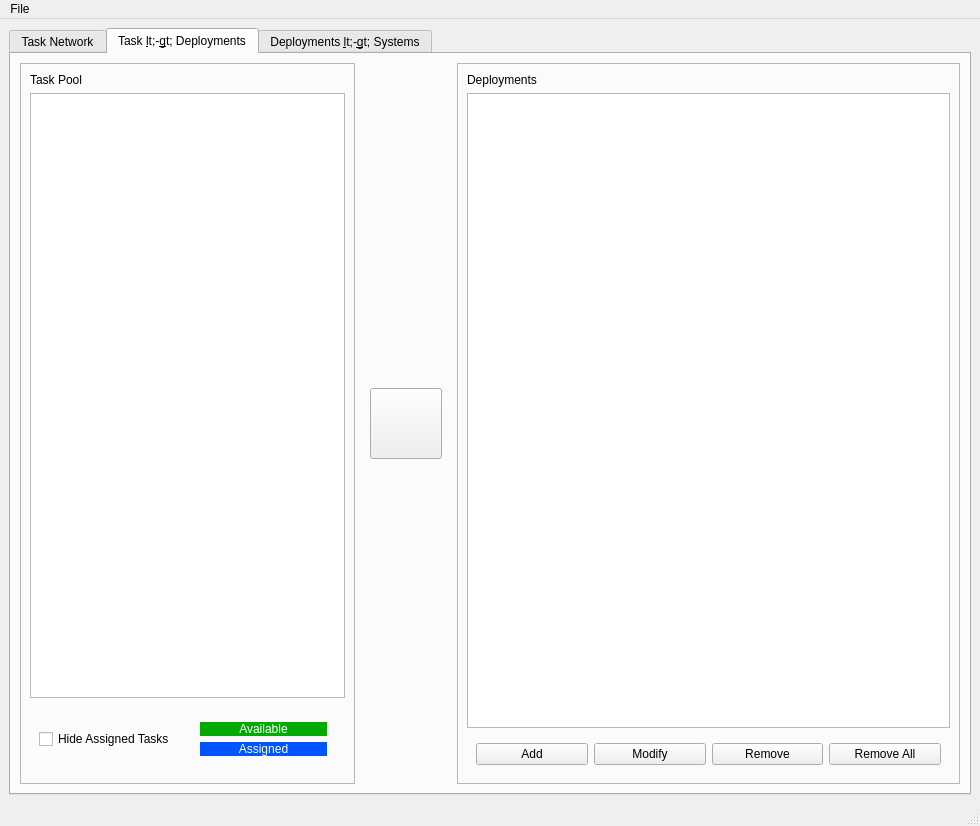
<?xml version="1.0" encoding="UTF-8"?>
<ui version="4.0">
 <class>MainWindow</class>
 <widget class="QMainWindow" name="MainWindow">
  <property name="geometry">
   <rect>
    <x>0</x>
    <y>0</y>
    <width>980</width>
    <height>826</height>
   </rect>
  </property>
  <property name="windowTitle">
   <string>MainWindow</string>
  </property>
  <widget class="QWidget" name="centralwidget">
   <layout class="QVBoxLayout" name="verticalLayout_2">
    <item>
     <widget class="QTabWidget" name="tabWidget">
      <property name="autoFillBackground">
       <bool>false</bool>
      </property>
      <property name="currentIndex">
       <number>1</number>
      </property>
      <widget class="QWidget" name="tab">
       <attribute name="title">
        <string>Task Network</string>
       </attribute>
       <layout class="QHBoxLayout" name="horizontalLayout">
        <item>
         <widget class="QWidget" name="widget_3" native="true">
          <layout class="QVBoxLayout" name="verticalLayout_3">
           <item>
            <widget class="QFrame" name="PanelOSGControl">
             <property name="sizePolicy">
              <sizepolicy hsizetype="Preferred" vsizetype="Fixed">
               <horstretch>0</horstretch>
               <verstretch>0</verstretch>
              </sizepolicy>
             </property>
             <property name="minimumSize">
              <size>
               <width>0</width>
               <height>30</height>
              </size>
             </property>
             <property name="frameShape">
              <enum>QFrame::NoFrame</enum>
             </property>
             <property name="frameShadow">
              <enum>QFrame::Raised</enum>
             </property>
             <layout class="QGridLayout" name="gridLayout">
              <item row="0" column="0">
               <widget class="QToolButton" name="toolButton">
                <property name="text">
                 <string>...</string>
                </property>
                <property name="icon">
                 <iconset resource="../../../../../../Documents/Projekte/D-Rock/Modeling/DRockGui/Icons.qrc">
                  <normaloff>:/icons/Images/linegraph_64px.png</normaloff>:/icons/Images/linegraph_64px.png</iconset>
                </property>
                <property name="iconSize">
                 <size>
                  <width>32</width>
                  <height>32</height>
                 </size>
                </property>
               </widget>
              </item>
              <item row="0" column="1">
               <widget class="QToolButton" name="toolButton_4">
                <property name="text">
                 <string>...</string>
                </property>
                <property name="icon">
                 <iconset resource="../../../../../../Documents/Projekte/D-Rock/Modeling/DRockGui/Icons.qrc">
                  <normaloff>:/icons/Images/tools_64px.png</normaloff>:/icons/Images/tools_64px.png</iconset>
                </property>
                <property name="iconSize">
                 <size>
                  <width>32</width>
                  <height>32</height>
                 </size>
                </property>
               </widget>
              </item>
              <item row="0" column="2">
               <widget class="QToolButton" name="toolButton_5">
                <property name="text">
                 <string>...</string>
                </property>
                <property name="icon">
                 <iconset resource="../../../../../../Documents/Projekte/D-Rock/Modeling/DRockGui/Icons.qrc">
                  <normaloff>:/icons/Images/global_64px.png</normaloff>:/icons/Images/global_64px.png</iconset>
                </property>
                <property name="iconSize">
                 <size>
                  <width>32</width>
                  <height>32</height>
                 </size>
                </property>
               </widget>
              </item>
             </layout>
            </widget>
           </item>
           <item>
            <widget class="QWidget" name="OSG_Widget" native="true">
             <property name="styleSheet">
              <string notr="true">background-color: rgb(255, 255, 255);</string>
             </property>
            </widget>
           </item>
          </layout>
         </widget>
        </item>
        <item>
         <widget class="QFrame" name="PanelTaskControl">
          <property name="sizePolicy">
           <sizepolicy hsizetype="Fixed" vsizetype="Preferred">
            <horstretch>0</horstretch>
            <verstretch>0</verstretch>
           </sizepolicy>
          </property>
          <property name="minimumSize">
           <size>
            <width>250</width>
            <height>0</height>
           </size>
          </property>
          <property name="frameShape">
           <enum>QFrame::StyledPanel</enum>
          </property>
          <property name="frameShadow">
           <enum>QFrame::Raised</enum>
          </property>
          <layout class="QVBoxLayout" name="verticalLayout">
           <item>
            <widget class="QToolBox" name="toolBox">
             <property name="currentIndex">
              <number>0</number>
             </property>
             <widget class="QWidget" name="page_5">
              <property name="geometry">
               <rect>
                <x>0</x>
                <y>0</y>
                <width>98</width>
                <height>28</height>
               </rect>
              </property>
              <attribute name="label">
               <string>Connectors</string>
              </attribute>
             </widget>
             <widget class="QWidget" name="page">
              <property name="geometry">
               <rect>
                <x>0</x>
                <y>0</y>
                <width>98</width>
                <height>28</height>
               </rect>
              </property>
              <attribute name="label">
               <string>Sensors</string>
              </attribute>
             </widget>
             <widget class="QWidget" name="page_2">
              <property name="geometry">
               <rect>
                <x>0</x>
                <y>0</y>
                <width>98</width>
                <height>28</height>
               </rect>
              </property>
              <attribute name="label">
               <string>Actuators</string>
              </attribute>
             </widget>
             <widget class="QWidget" name="page_3">
              <property name="geometry">
               <rect>
                <x>0</x>
                <y>0</y>
                <width>98</width>
                <height>28</height>
               </rect>
              </property>
              <attribute name="label">
               <string>Image Processing</string>
              </attribute>
             </widget>
             <widget class="QWidget" name="page_4">
              <property name="geometry">
               <rect>
                <x>0</x>
                <y>0</y>
                <width>98</width>
                <height>28</height>
               </rect>
              </property>
              <attribute name="label">
               <string>Others</string>
              </attribute>
             </widget>
            </widget>
           </item>
           <item>
            <widget class="QWidget" name="widget_2" native="true">
             <property name="minimumSize">
              <size>
               <width>0</width>
               <height>0</height>
              </size>
             </property>
             <layout class="QHBoxLayout" name="horizontalLayout_2">
              <item>
               <widget class="QPushButton" name="pushButton">
                <property name="text">
                 <string>Add...</string>
                </property>
               </widget>
              </item>
              <item>
               <widget class="QPushButton" name="pushButton_2">
                <property name="text">
                 <string>Remove</string>
                </property>
               </widget>
              </item>
             </layout>
            </widget>
           </item>
          </layout>
         </widget>
        </item>
       </layout>
      </widget>
      <widget class="QWidget" name="tab_3">
       <attribute name="title">
        <string>Task &lt;-&gt; Deployments</string>
       </attribute>
       <layout class="QHBoxLayout" name="horizontalLayout_3">
        <item>
         <widget class="QFrame" name="frame">
          <property name="sizePolicy">
           <sizepolicy hsizetype="Preferred" vsizetype="Preferred">
            <horstretch>4</horstretch>
            <verstretch>0</verstretch>
           </sizepolicy>
          </property>
          <property name="styleSheet">
           <string notr="true"/>
          </property>
          <property name="frameShape">
           <enum>QFrame::StyledPanel</enum>
          </property>
          <property name="frameShadow">
           <enum>QFrame::Raised</enum>
          </property>
          <layout class="QVBoxLayout" name="verticalLayout_4">
           <item>
            <widget class="QLabel" name="label">
             <property name="text">
              <string>Task Pool</string>
             </property>
            </widget>
           </item>
           <item>
            <widget class="QListWidget" name="listWidget"/>
           </item>
           <item>
            <widget class="QWidget" name="widget" native="true">
             <layout class="QHBoxLayout" name="horizontalLayout_4">
              <item>
               <widget class="QCheckBox" name="checkBox">
                <property name="text">
                 <string>Hide Assigned Tasks</string>
                </property>
               </widget>
              </item>
              <item>
               <widget class="QWidget" name="widget_4" native="true">
                <layout class="QVBoxLayout" name="verticalLayout_5">
                 <item>
                  <widget class="QLabel" name="label_3">
                   <property name="styleSheet">
                    <string notr="true">background-color: rgb(0, 170, 0);
color: rgb(255, 255, 255);
font: 75 11pt &quot;Arial&quot;;</string>
                   </property>
                   <property name="text">
                    <string>Available</string>
                   </property>
                   <property name="alignment">
                    <set>Qt::AlignCenter</set>
                   </property>
                  </widget>
                 </item>
                 <item>
                  <widget class="QLabel" name="label_2">
                   <property name="styleSheet">
                    <string notr="true">background-color: rgb(0, 85, 255);
color: rgb(255, 255, 255);
font: 75 11pt &quot;Arial&quot;;</string>
                   </property>
                   <property name="text">
                    <string>Assigned</string>
                   </property>
                   <property name="alignment">
                    <set>Qt::AlignCenter</set>
                   </property>
                  </widget>
                 </item>
                </layout>
               </widget>
              </item>
             </layout>
            </widget>
           </item>
          </layout>
         </widget>
        </item>
        <item>
         <widget class="QFrame" name="PanelTaskDeploymentManagement">
          <property name="sizePolicy">
           <sizepolicy hsizetype="Preferred" vsizetype="Preferred">
            <horstretch>1</horstretch>
            <verstretch>0</verstretch>
           </sizepolicy>
          </property>
          <property name="frameShape">
           <enum>QFrame::NoFrame</enum>
          </property>
          <property name="frameShadow">
           <enum>QFrame::Raised</enum>
          </property>
          <layout class="QGridLayout" name="gridLayout_2">
           <item row="0" column="0">
            <widget class="QToolButton" name="toolButton_6">
             <property name="text">
              <string/>
             </property>
             <property name="icon">
              <iconset resource="../../../../../../Documents/Projekte/D-Rock/Modeling/DRockGui/Icons.qrc">
               <normaloff>:/icons/Images/Reset.png</normaloff>:/icons/Images/Reset.png</iconset>
             </property>
             <property name="iconSize">
              <size>
               <width>64</width>
               <height>64</height>
              </size>
             </property>
            </widget>
           </item>
          </layout>
         </widget>
        </item>
        <item>
         <widget class="QFrame" name="PanelDeploymentControl">
          <property name="sizePolicy">
           <sizepolicy hsizetype="Preferred" vsizetype="Preferred">
            <horstretch>6</horstretch>
            <verstretch>0</verstretch>
           </sizepolicy>
          </property>
          <property name="frameShape">
           <enum>QFrame::StyledPanel</enum>
          </property>
          <property name="frameShadow">
           <enum>QFrame::Raised</enum>
          </property>
          <layout class="QVBoxLayout" name="verticalLayout_6">
           <item>
            <widget class="QLabel" name="label_4">
             <property name="text">
              <string>Deployments</string>
             </property>
            </widget>
           </item>
           <item>
            <widget class="QTreeWidget" name="treeWidget">
             <attribute name="headerVisible">
              <bool>false</bool>
             </attribute>
             <column>
              <property name="text">
               <string notr="true">1</string>
              </property>
             </column>
            </widget>
           </item>
           <item>
            <widget class="QWidget" name="widget_5" native="true">
             <layout class="QGridLayout" name="gridLayout_3">
              <item row="0" column="2">
               <widget class="QPushButton" name="pushButton_5">
                <property name="text">
                 <string>Remove</string>
                </property>
               </widget>
              </item>
              <item row="0" column="1">
               <widget class="QPushButton" name="pushButton_4">
                <property name="text">
                 <string>Modify</string>
                </property>
               </widget>
              </item>
              <item row="0" column="0">
               <widget class="QPushButton" name="pushButton_3">
                <property name="text">
                 <string>Add</string>
                </property>
               </widget>
              </item>
              <item row="0" column="3">
               <widget class="QPushButton" name="pushButton_6">
                <property name="text">
                 <string>Remove All</string>
                </property>
               </widget>
              </item>
             </layout>
            </widget>
           </item>
          </layout>
         </widget>
        </item>
       </layout>
      </widget>
      <widget class="QWidget" name="tab_2">
       <attribute name="title">
        <string>Deployments &lt;-&gt; Systems</string>
       </attribute>
       <layout class="QHBoxLayout" name="horizontalLayout_15">
        <item>
         <widget class="QFrame" name="frame_3">
          <property name="sizePolicy">
           <sizepolicy hsizetype="Preferred" vsizetype="Preferred">
            <horstretch>4</horstretch>
            <verstretch>0</verstretch>
           </sizepolicy>
          </property>
          <property name="styleSheet">
           <string notr="true"/>
          </property>
          <property name="frameShape">
           <enum>QFrame::StyledPanel</enum>
          </property>
          <property name="frameShadow">
           <enum>QFrame::Raised</enum>
          </property>
          <layout class="QVBoxLayout" name="verticalLayout_12">
           <item>
            <widget class="QLabel" name="label_9">
             <property name="text">
              <string>Deployment Pool</string>
             </property>
            </widget>
           </item>
           <item>
            <widget class="QListWidget" name="listWidget_3"/>
           </item>
           <item>
            <widget class="QWidget" name="widget_11" native="true">
             <layout class="QHBoxLayout" name="horizontalLayout_9">
              <item>
               <widget class="QCheckBox" name="checkBox_3">
                <property name="text">
                 <string>Hide Assigned Deployments</string>
                </property>
               </widget>
              </item>
              <item>
               <widget class="QWidget" name="widget_12" native="true">
                <layout class="QVBoxLayout" name="verticalLayout_13">
                 <item>
                  <widget class="QLabel" name="label_10">
                   <property name="styleSheet">
                    <string notr="true">background-color: rgb(0, 170, 0);
color: rgb(255, 255, 255);
font: 75 11pt &quot;Arial&quot;;</string>
                   </property>
                   <property name="text">
                    <string>Available</string>
                   </property>
                   <property name="alignment">
                    <set>Qt::AlignCenter</set>
                   </property>
                  </widget>
                 </item>
                 <item>
                  <widget class="QLabel" name="label_11">
                   <property name="styleSheet">
                    <string notr="true">background-color: rgb(0, 85, 255);
color: rgb(255, 255, 255);
font: 75 11pt &quot;Arial&quot;;</string>
                   </property>
                   <property name="text">
                    <string>Assigned</string>
                   </property>
                   <property name="alignment">
                    <set>Qt::AlignCenter</set>
                   </property>
                  </widget>
                 </item>
                </layout>
               </widget>
              </item>
             </layout>
            </widget>
           </item>
          </layout>
         </widget>
        </item>
        <item>
         <widget class="QFrame" name="PanelTaskDeploymentManagement_4">
          <property name="sizePolicy">
           <sizepolicy hsizetype="Preferred" vsizetype="Preferred">
            <horstretch>1</horstretch>
            <verstretch>0</verstretch>
           </sizepolicy>
          </property>
          <property name="frameShape">
           <enum>QFrame::NoFrame</enum>
          </property>
          <property name="frameShadow">
           <enum>QFrame::Raised</enum>
          </property>
          <layout class="QGridLayout" name="gridLayout_10">
           <item row="0" column="0">
            <widget class="QToolButton" name="toolButton_20">
             <property name="text">
              <string/>
             </property>
             <property name="icon">
              <iconset resource="../../../../../../Documents/Projekte/D-Rock/Modeling/DRockGui/Icons.qrc">
               <normaloff>:/icons/Images/Reset.png</normaloff>:/icons/Images/Reset.png</iconset>
             </property>
             <property name="iconSize">
              <size>
               <width>64</width>
               <height>64</height>
              </size>
             </property>
            </widget>
           </item>
          </layout>
         </widget>
        </item>
        <item>
         <widget class="QFrame" name="PanelDeploymentControl_4">
          <property name="sizePolicy">
           <sizepolicy hsizetype="Preferred" vsizetype="Preferred">
            <horstretch>6</horstretch>
            <verstretch>0</verstretch>
           </sizepolicy>
          </property>
          <property name="frameShape">
           <enum>QFrame::StyledPanel</enum>
          </property>
          <property name="frameShadow">
           <enum>QFrame::Raised</enum>
          </property>
          <layout class="QVBoxLayout" name="verticalLayout_21">
           <item>
            <widget class="QLabel" name="label_19">
             <property name="text">
              <string>Execution Systems</string>
             </property>
            </widget>
           </item>
           <item>
            <widget class="QTreeWidget" name="treeWidget_4">
             <attribute name="headerVisible">
              <bool>false</bool>
             </attribute>
             <column>
              <property name="text">
               <string notr="true">1</string>
              </property>
             </column>
            </widget>
           </item>
           <item>
            <widget class="QWidget" name="widget_20" native="true">
             <layout class="QGridLayout" name="gridLayout_11">
              <item row="0" column="2">
               <widget class="QPushButton" name="pushButton_19">
                <property name="text">
                 <string>Remove</string>
                </property>
               </widget>
              </item>
              <item row="0" column="1">
               <widget class="QPushButton" name="pushButton_20">
                <property name="text">
                 <string>Modify</string>
                </property>
               </widget>
              </item>
              <item row="0" column="0">
               <widget class="QPushButton" name="pushButton_21">
                <property name="text">
                 <string>Add</string>
                </property>
               </widget>
              </item>
              <item row="0" column="3">
               <widget class="QPushButton" name="pushButton_22">
                <property name="text">
                 <string>Remove All</string>
                </property>
               </widget>
              </item>
             </layout>
            </widget>
           </item>
          </layout>
         </widget>
        </item>
       </layout>
      </widget>
     </widget>
    </item>
   </layout>
  </widget>
  <widget class="QMenuBar" name="menubar">
   <property name="geometry">
    <rect>
     <x>0</x>
     <y>0</y>
     <width>980</width>
     <height>25</height>
    </rect>
   </property>
   <widget class="QMenu" name="menuFile">
    <property name="title">
     <string>File</string>
    </property>
   </widget>
   <addaction name="menuFile"/>
  </widget>
  <widget class="QStatusBar" name="statusbar"/>
 </widget>
 <resources>
  <include location="../../../../../../Documents/Projekte/D-Rock/Modeling/DRockGui/Icons.qrc"/>
 </resources>
 <connections/>
</ui>
